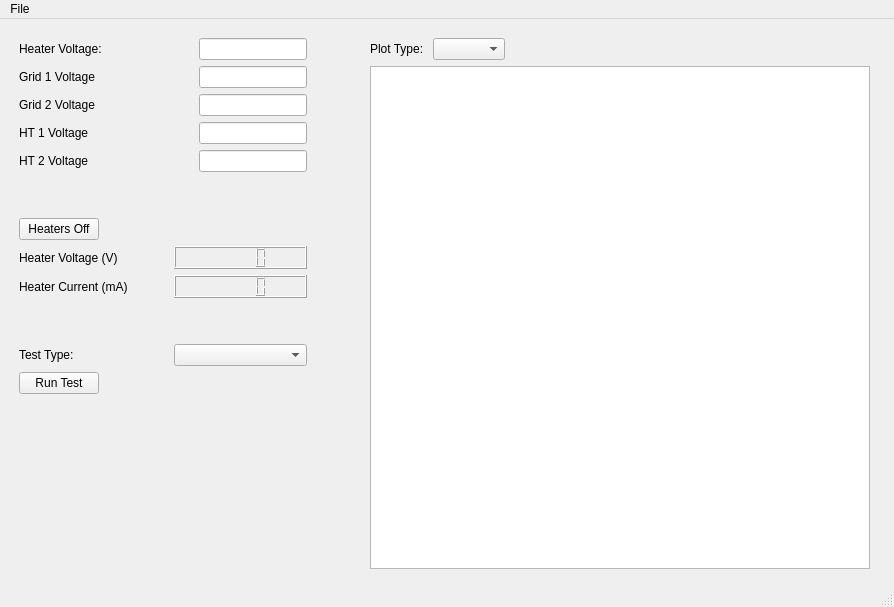
<?xml version="1.0" encoding="UTF-8"?>
<ui version="4.0">
 <class>MainWindow</class>
 <widget class="QMainWindow" name="MainWindow">
  <property name="geometry">
   <rect>
    <x>0</x>
    <y>0</y>
    <width>894</width>
    <height>607</height>
   </rect>
  </property>
  <property name="windowTitle">
   <string>Wizard Valve Analyser</string>
  </property>
  <widget class="QWidget" name="centralwidget">
   <widget class="QWidget" name="horizontalLayoutWidget">
    <property name="geometry">
     <rect>
      <x>19</x>
      <y>19</y>
      <width>851</width>
      <height>531</height>
     </rect>
    </property>
    <layout class="QHBoxLayout" name="horizontalLayout">
     <item>
      <layout class="QVBoxLayout" name="verticalLayout">
       <item>
        <layout class="QHBoxLayout" name="horizontalLayout_3">
         <item>
          <widget class="QLabel" name="heaterLabel">
           <property name="sizePolicy">
            <sizepolicy hsizetype="Fixed" vsizetype="Preferred">
             <horstretch>0</horstretch>
             <verstretch>0</verstretch>
            </sizepolicy>
           </property>
           <property name="minimumSize">
            <size>
             <width>100</width>
             <height>0</height>
            </size>
           </property>
           <property name="text">
            <string>Heater Voltage:</string>
           </property>
          </widget>
         </item>
         <item>
          <spacer name="horizontalSpacer_3">
           <property name="orientation">
            <enum>Qt::Horizontal</enum>
           </property>
           <property name="sizeType">
            <enum>QSizePolicy::Expanding</enum>
           </property>
           <property name="sizeHint" stdset="0">
            <size>
             <width>40</width>
             <height>20</height>
            </size>
           </property>
          </spacer>
         </item>
         <item>
          <widget class="QLineEdit" name="lineEdit">
           <property name="sizePolicy">
            <sizepolicy hsizetype="Fixed" vsizetype="Fixed">
             <horstretch>0</horstretch>
             <verstretch>0</verstretch>
            </sizepolicy>
           </property>
           <property name="minimumSize">
            <size>
             <width>60</width>
             <height>0</height>
            </size>
           </property>
          </widget>
         </item>
        </layout>
       </item>
       <item>
        <layout class="QHBoxLayout" name="horizontalLayout_4">
         <item>
          <widget class="QLabel" name="grid1Label">
           <property name="sizePolicy">
            <sizepolicy hsizetype="Fixed" vsizetype="Preferred">
             <horstretch>100</horstretch>
             <verstretch>0</verstretch>
            </sizepolicy>
           </property>
           <property name="minimumSize">
            <size>
             <width>100</width>
             <height>0</height>
            </size>
           </property>
           <property name="text">
            <string>Grid 1 Voltage</string>
           </property>
          </widget>
         </item>
         <item>
          <spacer name="horizontalSpacer_4">
           <property name="orientation">
            <enum>Qt::Horizontal</enum>
           </property>
           <property name="sizeHint" stdset="0">
            <size>
             <width>40</width>
             <height>20</height>
            </size>
           </property>
          </spacer>
         </item>
         <item>
          <widget class="QLineEdit" name="lineEdit_2">
           <property name="sizePolicy">
            <sizepolicy hsizetype="Fixed" vsizetype="Fixed">
             <horstretch>0</horstretch>
             <verstretch>0</verstretch>
            </sizepolicy>
           </property>
           <property name="minimumSize">
            <size>
             <width>60</width>
             <height>0</height>
            </size>
           </property>
          </widget>
         </item>
        </layout>
       </item>
       <item>
        <layout class="QHBoxLayout" name="horizontalLayout_5">
         <item>
          <widget class="QLabel" name="grid2Label">
           <property name="sizePolicy">
            <sizepolicy hsizetype="Fixed" vsizetype="Preferred">
             <horstretch>0</horstretch>
             <verstretch>0</verstretch>
            </sizepolicy>
           </property>
           <property name="minimumSize">
            <size>
             <width>100</width>
             <height>0</height>
            </size>
           </property>
           <property name="text">
            <string>Grid 2 Voltage</string>
           </property>
          </widget>
         </item>
         <item>
          <spacer name="horizontalSpacer_5">
           <property name="orientation">
            <enum>Qt::Horizontal</enum>
           </property>
           <property name="sizeHint" stdset="0">
            <size>
             <width>40</width>
             <height>20</height>
            </size>
           </property>
          </spacer>
         </item>
         <item>
          <widget class="QLineEdit" name="lineEdit_3">
           <property name="sizePolicy">
            <sizepolicy hsizetype="Fixed" vsizetype="Fixed">
             <horstretch>0</horstretch>
             <verstretch>0</verstretch>
            </sizepolicy>
           </property>
           <property name="minimumSize">
            <size>
             <width>60</width>
             <height>0</height>
            </size>
           </property>
          </widget>
         </item>
        </layout>
       </item>
       <item>
        <layout class="QHBoxLayout" name="horizontalLayout_8">
         <item>
          <widget class="QLabel" name="ht1Label">
           <property name="sizePolicy">
            <sizepolicy hsizetype="Fixed" vsizetype="Preferred">
             <horstretch>0</horstretch>
             <verstretch>0</verstretch>
            </sizepolicy>
           </property>
           <property name="minimumSize">
            <size>
             <width>100</width>
             <height>0</height>
            </size>
           </property>
           <property name="text">
            <string>HT 1 Voltage</string>
           </property>
          </widget>
         </item>
         <item>
          <spacer name="horizontalSpacer_6">
           <property name="orientation">
            <enum>Qt::Horizontal</enum>
           </property>
           <property name="sizeHint" stdset="0">
            <size>
             <width>40</width>
             <height>20</height>
            </size>
           </property>
          </spacer>
         </item>
         <item>
          <widget class="QLineEdit" name="lineEdit_4">
           <property name="sizePolicy">
            <sizepolicy hsizetype="Fixed" vsizetype="Fixed">
             <horstretch>0</horstretch>
             <verstretch>0</verstretch>
            </sizepolicy>
           </property>
           <property name="minimumSize">
            <size>
             <width>60</width>
             <height>0</height>
            </size>
           </property>
          </widget>
         </item>
        </layout>
       </item>
       <item>
        <layout class="QHBoxLayout" name="horizontalLayout_9">
         <item>
          <widget class="QLabel" name="ht2Label">
           <property name="sizePolicy">
            <sizepolicy hsizetype="Fixed" vsizetype="Preferred">
             <horstretch>0</horstretch>
             <verstretch>0</verstretch>
            </sizepolicy>
           </property>
           <property name="minimumSize">
            <size>
             <width>100</width>
             <height>0</height>
            </size>
           </property>
           <property name="text">
            <string>HT 2 Voltage</string>
           </property>
          </widget>
         </item>
         <item>
          <spacer name="horizontalSpacer_7">
           <property name="orientation">
            <enum>Qt::Horizontal</enum>
           </property>
           <property name="sizeHint" stdset="0">
            <size>
             <width>40</width>
             <height>20</height>
            </size>
           </property>
          </spacer>
         </item>
         <item>
          <widget class="QLineEdit" name="lineEdit_5">
           <property name="sizePolicy">
            <sizepolicy hsizetype="Fixed" vsizetype="Fixed">
             <horstretch>0</horstretch>
             <verstretch>0</verstretch>
            </sizepolicy>
           </property>
           <property name="minimumSize">
            <size>
             <width>60</width>
             <height>0</height>
            </size>
           </property>
          </widget>
         </item>
        </layout>
       </item>
       <item>
        <spacer name="verticalSpacer_2">
         <property name="orientation">
          <enum>Qt::Vertical</enum>
         </property>
         <property name="sizeType">
          <enum>QSizePolicy::Fixed</enum>
         </property>
         <property name="sizeHint" stdset="0">
          <size>
           <width>20</width>
           <height>40</height>
          </size>
         </property>
        </spacer>
       </item>
       <item>
        <layout class="QHBoxLayout" name="horizontalLayout_13">
         <item>
          <widget class="QPushButton" name="heaterButton">
           <property name="sizePolicy">
            <sizepolicy hsizetype="Fixed" vsizetype="Fixed">
             <horstretch>0</horstretch>
             <verstretch>0</verstretch>
            </sizepolicy>
           </property>
           <property name="minimumSize">
            <size>
             <width>80</width>
             <height>0</height>
            </size>
           </property>
           <property name="text">
            <string>Heaters Off</string>
           </property>
           <property name="checkable">
            <bool>true</bool>
           </property>
          </widget>
         </item>
         <item>
          <spacer name="horizontalSpacer_8">
           <property name="orientation">
            <enum>Qt::Horizontal</enum>
           </property>
           <property name="sizeHint" stdset="0">
            <size>
             <width>40</width>
             <height>20</height>
            </size>
           </property>
          </spacer>
         </item>
        </layout>
       </item>
       <item>
        <layout class="QHBoxLayout" name="horizontalLayout_11">
         <item>
          <widget class="QLabel" name="heaterVLabel">
           <property name="sizePolicy">
            <sizepolicy hsizetype="Fixed" vsizetype="Preferred">
             <horstretch>0</horstretch>
             <verstretch>0</verstretch>
            </sizepolicy>
           </property>
           <property name="minimumSize">
            <size>
             <width>100</width>
             <height>0</height>
            </size>
           </property>
           <property name="text">
            <string>Heater Voltage (V)</string>
           </property>
          </widget>
         </item>
         <item>
          <spacer name="horizontalSpacer_9">
           <property name="orientation">
            <enum>Qt::Horizontal</enum>
           </property>
           <property name="sizeHint" stdset="0">
            <size>
             <width>40</width>
             <height>20</height>
            </size>
           </property>
          </spacer>
         </item>
         <item>
          <widget class="QLCDNumber" name="heaterVlcd">
           <property name="sizePolicy">
            <sizepolicy hsizetype="Fixed" vsizetype="Minimum">
             <horstretch>0</horstretch>
             <verstretch>0</verstretch>
            </sizepolicy>
           </property>
           <property name="minimumSize">
            <size>
             <width>133</width>
             <height>0</height>
            </size>
           </property>
          </widget>
         </item>
        </layout>
       </item>
       <item>
        <layout class="QHBoxLayout" name="horizontalLayout_12">
         <item>
          <widget class="QLabel" name="heaterILabel">
           <property name="sizePolicy">
            <sizepolicy hsizetype="Fixed" vsizetype="Preferred">
             <horstretch>0</horstretch>
             <verstretch>0</verstretch>
            </sizepolicy>
           </property>
           <property name="minimumSize">
            <size>
             <width>100</width>
             <height>0</height>
            </size>
           </property>
           <property name="text">
            <string>Heater Current (mA)</string>
           </property>
          </widget>
         </item>
         <item>
          <spacer name="horizontalSpacer_10">
           <property name="orientation">
            <enum>Qt::Horizontal</enum>
           </property>
           <property name="sizeHint" stdset="0">
            <size>
             <width>40</width>
             <height>20</height>
            </size>
           </property>
          </spacer>
         </item>
         <item>
          <widget class="QLCDNumber" name="heaterIlcd">
           <property name="sizePolicy">
            <sizepolicy hsizetype="Fixed" vsizetype="Minimum">
             <horstretch>0</horstretch>
             <verstretch>0</verstretch>
            </sizepolicy>
           </property>
           <property name="minimumSize">
            <size>
             <width>133</width>
             <height>0</height>
            </size>
           </property>
          </widget>
         </item>
        </layout>
       </item>
       <item>
        <spacer name="verticalSpacer_3">
         <property name="orientation">
          <enum>Qt::Vertical</enum>
         </property>
         <property name="sizeType">
          <enum>QSizePolicy::Fixed</enum>
         </property>
         <property name="sizeHint" stdset="0">
          <size>
           <width>20</width>
           <height>40</height>
          </size>
         </property>
        </spacer>
       </item>
       <item>
        <layout class="QHBoxLayout" name="horizontalLayout_14">
         <item>
          <widget class="QLabel" name="testTypeLabel">
           <property name="sizePolicy">
            <sizepolicy hsizetype="Fixed" vsizetype="Preferred">
             <horstretch>0</horstretch>
             <verstretch>0</verstretch>
            </sizepolicy>
           </property>
           <property name="minimumSize">
            <size>
             <width>100</width>
             <height>0</height>
            </size>
           </property>
           <property name="text">
            <string>Test Type: </string>
           </property>
          </widget>
         </item>
         <item>
          <spacer name="horizontalSpacer_11">
           <property name="orientation">
            <enum>Qt::Horizontal</enum>
           </property>
           <property name="sizeHint" stdset="0">
            <size>
             <width>40</width>
             <height>20</height>
            </size>
           </property>
          </spacer>
         </item>
         <item>
          <widget class="QComboBox" name="testType">
           <property name="sizePolicy">
            <sizepolicy hsizetype="Minimum" vsizetype="Fixed">
             <horstretch>0</horstretch>
             <verstretch>0</verstretch>
            </sizepolicy>
           </property>
           <property name="minimumSize">
            <size>
             <width>133</width>
             <height>0</height>
            </size>
           </property>
          </widget>
         </item>
        </layout>
       </item>
       <item>
        <layout class="QHBoxLayout" name="horizontalLayout_15">
         <item>
          <widget class="QPushButton" name="runButton">
           <property name="text">
            <string>Run Test</string>
           </property>
           <property name="checkable">
            <bool>true</bool>
           </property>
          </widget>
         </item>
         <item>
          <spacer name="horizontalSpacer_12">
           <property name="orientation">
            <enum>Qt::Horizontal</enum>
           </property>
           <property name="sizeHint" stdset="0">
            <size>
             <width>40</width>
             <height>20</height>
            </size>
           </property>
          </spacer>
         </item>
        </layout>
       </item>
       <item>
        <spacer name="verticalSpacer">
         <property name="orientation">
          <enum>Qt::Vertical</enum>
         </property>
         <property name="sizeHint" stdset="0">
          <size>
           <width>20</width>
           <height>40</height>
          </size>
         </property>
        </spacer>
       </item>
      </layout>
     </item>
     <item>
      <spacer name="horizontalSpacer">
       <property name="orientation">
        <enum>Qt::Horizontal</enum>
       </property>
       <property name="sizeHint" stdset="0">
        <size>
         <width>40</width>
         <height>20</height>
        </size>
       </property>
      </spacer>
     </item>
     <item>
      <layout class="QVBoxLayout" name="verticalLayout_2">
       <item>
        <layout class="QHBoxLayout" name="horizontalLayout_2">
         <item>
          <widget class="QLabel" name="plotTypeLabel">
           <property name="text">
            <string>Plot Type: </string>
           </property>
          </widget>
         </item>
         <item>
          <widget class="QComboBox" name="plotType"/>
         </item>
         <item>
          <spacer name="horizontalSpacer_2">
           <property name="orientation">
            <enum>Qt::Horizontal</enum>
           </property>
           <property name="sizeHint" stdset="0">
            <size>
             <width>40</width>
             <height>20</height>
            </size>
           </property>
          </spacer>
         </item>
        </layout>
       </item>
       <item>
        <widget class="QGraphicsView" name="graphicsView">
         <property name="sizePolicy">
          <sizepolicy hsizetype="Minimum" vsizetype="Minimum">
           <horstretch>0</horstretch>
           <verstretch>0</verstretch>
          </sizepolicy>
         </property>
         <property name="minimumSize">
          <size>
           <width>500</width>
           <height>500</height>
          </size>
         </property>
        </widget>
       </item>
      </layout>
     </item>
    </layout>
   </widget>
  </widget>
  <widget class="QMenuBar" name="menubar">
   <property name="geometry">
    <rect>
     <x>0</x>
     <y>0</y>
     <width>894</width>
     <height>21</height>
    </rect>
   </property>
   <widget class="QMenu" name="menuFile">
    <property name="title">
     <string>File</string>
    </property>
    <addaction name="actionPrint"/>
    <addaction name="actionQuit"/>
    <addaction name="separator"/>
    <addaction name="actionOptions"/>
   </widget>
   <addaction name="menuFile"/>
  </widget>
  <widget class="QStatusBar" name="statusbar"/>
  <action name="actionPrint">
   <property name="text">
    <string>Print</string>
   </property>
   <property name="shortcut">
    <string>Ctrl+P</string>
   </property>
  </action>
  <action name="actionQuit">
   <property name="text">
    <string>Quit</string>
   </property>
   <property name="shortcut">
    <string>Ctrl+Q</string>
   </property>
  </action>
  <action name="actionOptions">
   <property name="text">
    <string>Options...</string>
   </property>
  </action>
 </widget>
 <resources/>
 <connections/>
</ui>
